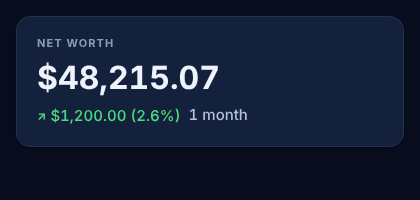
#> input picture ios/Wooli/DesignSystem/reference/Card-dark.png, 420 x 200 px
$ python cut.py ../reference/Card-dark.png ../reference/Card-light.png
#> lines starting #> are read from the running program, lines starting #| are printed output that depends on the picture; after the words box and inside, x2 and y2 are one past the last pixel; in counts of white or black regions, pixels touching at a corner belong together
import sys, numpy as np
from PIL import Image, ImageDraw
src, out = sys.argv[1], sys.argv[2]
im = Image.open(src).convert('RGB')
#> im is the input picture: PIL image 420x200 RGB; mean R, G, B 20.3, 31.6, 53.3
a = np.asarray(im).astype(int)
fg = np.abs(a-255).sum(2) > 40
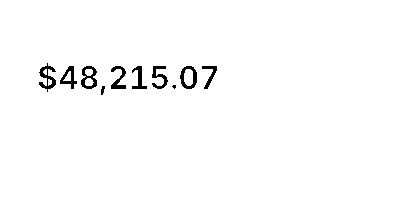
#> fg: shape (200, 420) bool; 98.4% white; 10 black regions (1 under 20 px), largest, box (x1, y1, x2, y2) and area: (39, 63, 56, 92) 201, (81, 66, 97, 89) 187, (180, 66, 197, 89) 184
xs = [(23,485),(519,982),(1016,1478),(1513,1974),(2007,2458)]
ys = [(26,478),(510,971)]
names = ['today','budget','health','trips','eats','sights','movies','recipes','settings','mail']
S = 512; scale = 4
mask = Image.new('L', (S*scale, S*scale), 0)
#> mask: PIL image 2048x2048 L; every value is 0
ImageDraw.Draw(mask).rounded_rectangle([0,0,S*scale-1,S*scale-1], radius=int(0.225*S*scale), fill=255)
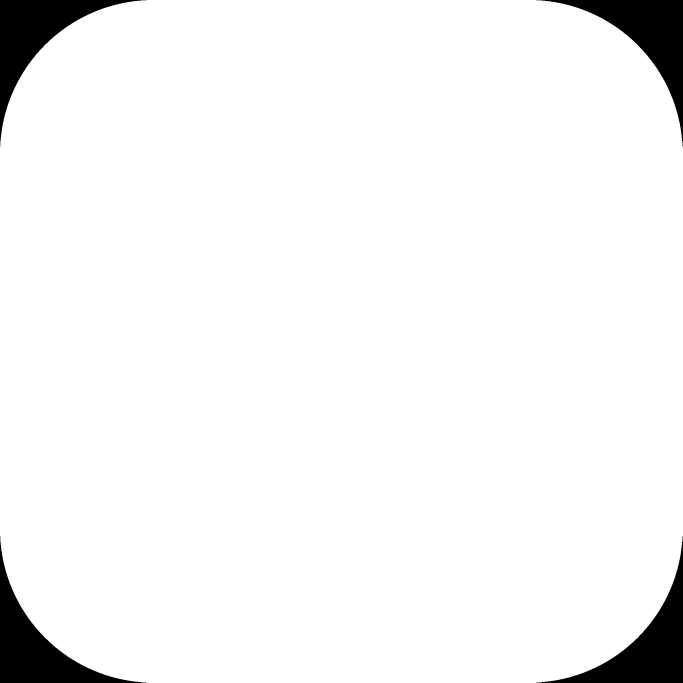
#> mask: PIL image 2048x2048 L (shown at 1/3 size); 95.7% white; 4 black regions, box (x1, y1, x2, y2) and area: (0, 0, 439, 439) 45541, (1609, 0, 2048, 439) 45541, (0, 1609, 439, 2048) 45541, (1609, 1609, 2048, 2048) 45541
mask = mask.resize((S,S), Image.LANCZOS)
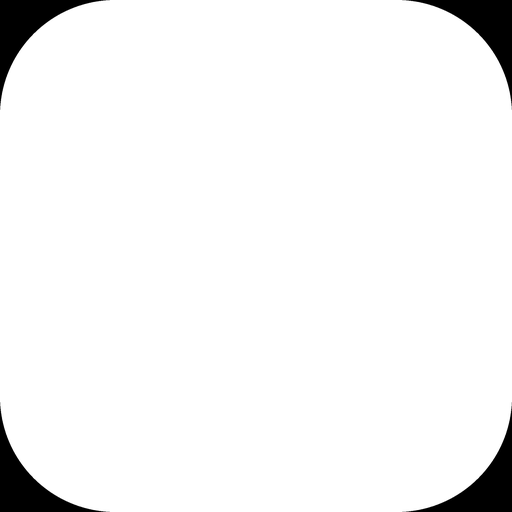
#> mask: PIL image 512x512 L; min 0, max 255, mean 243.9
i = 0
for (y0,y1) in ys:
    for (x0,x1) in xs:
        sub = fg[y0-10:y1+10, x0-10:x1+10]
        r = np.where(sub.mean(1) > .5)[0]; c = np.where(sub.mean(0) > .5)[0]
#> (the run stopped early here; a loop or call above may not have finished)

$ run again, on ios/Wooli/DesignSystem/reference/CardHeader-dark.png
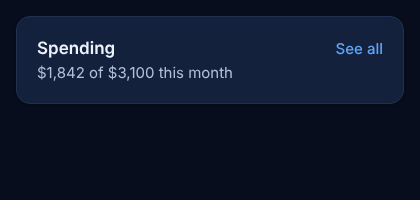
#> input picture ios/Wooli/DesignSystem/reference/CardHeader-dark.png, 420 x 200 px
#> im is the input picture: PIL image 420x200 RGB; mean R, G, B 14.5, 23.7, 44
#> `fg = np.abs(a-255).sum(2) > 40`:
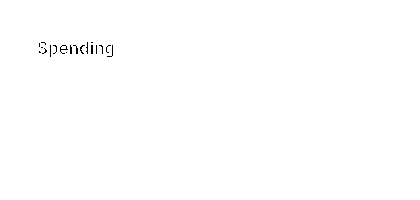
#> fg: shape (200, 420) bool; 99.8% white; black in thin lines or dots, all inside (x1, y1, x2, y2) = (39, 42, 113, 57)

$ run again, on ios/Wooli/DesignSystem/reference/CategoryTile-dark.png
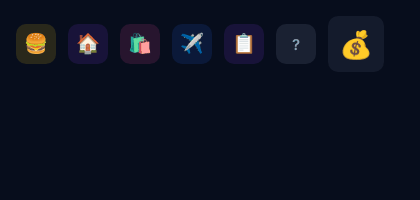
#> input picture ios/Wooli/DesignSystem/reference/CategoryTile-dark.png, 420 x 200 px
#> im is the input picture: PIL image 420x200 RGB; mean R, G, B 13.6, 18.3, 32.4
#> `fg = np.abs(a-255).sum(2) > 40`:
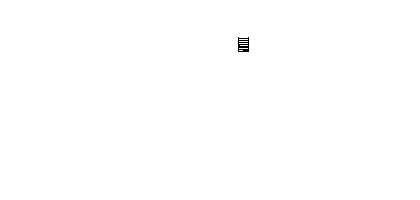
#> fg: shape (200, 420) bool; 99.9% white; black in thin lines or dots, all inside (x1, y1, x2, y2) = (238, 37, 249, 52)
